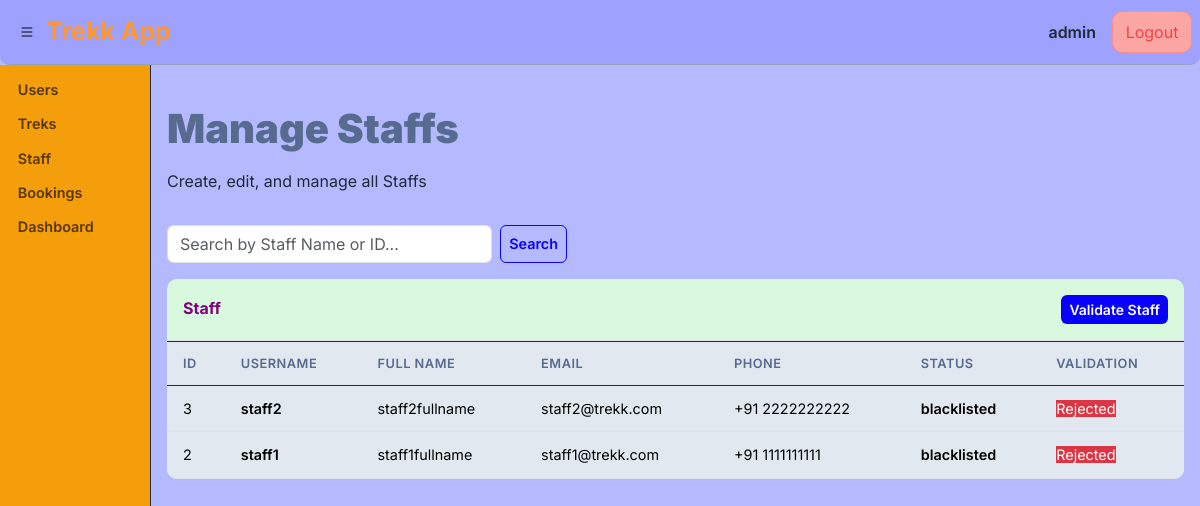
/admin/staff (signed in), run on an earlier commit of the app's database.
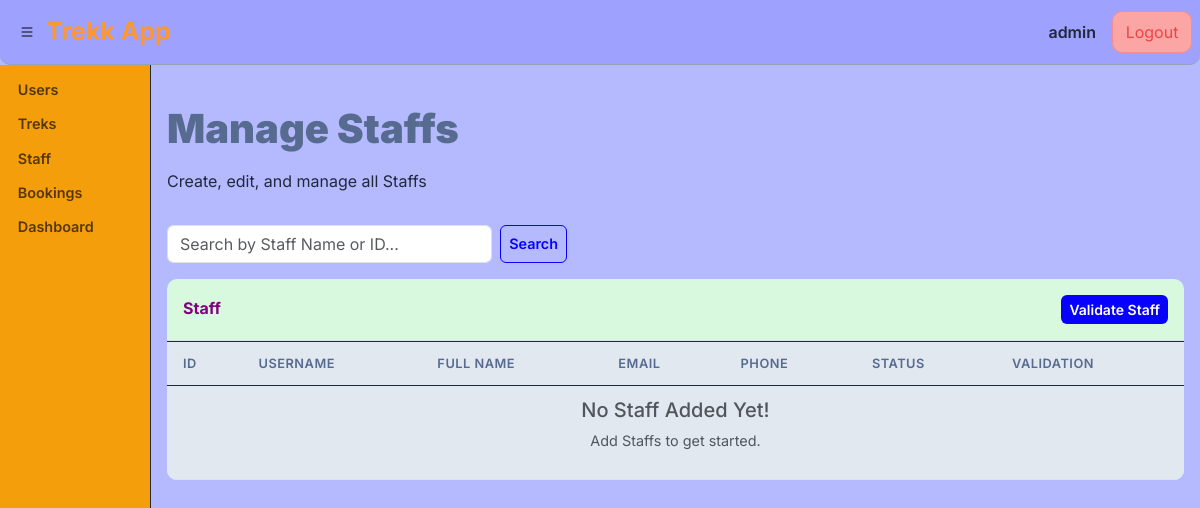
And on a later commit of the database.
### models.py (models this page shows, shortened)
class USER(UserMixin, db.Model): # user table(entity)
    __tablename__ = 'user'
    user_id = db.Column(db.Integer, primary_key=True, autoincrement=True) #user_id (primary key)
    username = db.Column(db.String(150), unique=True,nullable=False)
    email = db.Column(db.String(250),unique=True,nullable=False)
    fullname = db.Column(db.String(150),nullable=False)
    password = db.Column(db.String(250),nullable=False)
    phone_number = db.Column(db.String(20),nullable=True)
    role = db.Column(db.String(50),nullable=False, default="user") # user ,staff, admin
    status = db.Column(db.String(50),nullable=False, default="inactive") # active or inactive or blacklisted
    is_validated = db.Column(db.Boolean, default=False) # for admin to verify the user!
    qualification = db.Column(db.String(300),nullable=True) #null for users & bit mandate for staff
    date_of_create = db.Column(db.DateTime, default=datetime.utcnow)
    trek_bookings = db.relationship("BOOKING", backref="user", lazy=True)
    assigned_trek_staff = db.relationship("TREKK", backref="staff", lazy=True,  )

### routes/admin_route.py (the view)
@admin_bp.route("/staff")
@role_validator("admin")
def find_staff():
    s = request.args.get("s", "").strip()
    query = USER.query.filter_by(role="staff")
    if s:
        search_filters = db.or_(
                    USER.name.ilike(f"%{s}%"),
                    USER.user_id == int(s) if s.isdigit() else db.false(),
                    )
        query = query.filter(db.or_(search_filters))
    staff = query.order_by(USER.date_of_create.desc()).all()
    return render_template("admin/staff.html", staff=staff, s=s)

### routes/admin_route.py (called while the page is built)
def login_validator(func):
    @wraps(func)
    def decorated(*a, **kw):
        if 'user_id' not in session:
            flash("Please Log in to your Account First!", "warning")
            return redirect(url_for('auth.main'))
        return func(*a, **kw)
    return decorated

def role_validator(*roles):
    def wrapper(func):
        @wraps(func)
        @login_validator
        def decorated(*a, **kw):
            if session.get('role') not in roles:
                flash("Invalid User! Access Forbiden.", "danger")
                return redirect(url_for('auth.main'))
            return func(*a, **kw)
        return decorated
    return wrapper

### templates/admin/staff.html (shortened to what this page needs)
{% extends "base.html" %}
{% block content %}
<div class="page-heading d-flex justify-content-between align-items-center">
  <div>
    <h2>Manage Staffs</h2>
    <p>Create, edit, and manage all Staffs </p>
  </div>
</div>
<form method="GET" action="{{ url_for('admin.find_staff') }}" class="d-flex mb-3" style="max-width: 400px;">
<input type="text" username="s" user_id="s" value="{{ s }}" class="form-control me-2" placeholder="Search by Staff Name or ID...">
<button class="btn btn-outline-custom" type="submit">Search</button>
</form>
<div class="table-panel">
  <div class="p-3 border-bottom d-flex justify-content-between align-items-center">
        <h6 class="mb-0 fw-bold" style="color: purple;">Staff</h6>
        <a href="{{ url_for('admin.validate_staff' ) }}" class="btn btn-sm btn-accent ">Validate Staff</a>
      </div>
  <div>
    <table class="table">
      <thead>
        <tr><th>ID</th><th>Username</th><th>Full Name</th><th>Email</th><th>Phone</th><th>status</th><th>validation</th></tr>
      </thead>
      <tbody>
      {% for st in staff %}
      <tr>
        <td>{{ st.user_id }}</td>
        <td class="fw-semibold">{{ st.username }}</td>
        <td>{{ st.fullname }}</td>
        <td>{{ st.email }}</td>
        <td>+91 {{ st.phone_number }}</td>
        <td class="fw-semibold">{{ st.status|lower }}</td>
          <td>
            {% if st.status == 'blacklisted' %}
                <span class="status-badge bg-danger text-white border-danger">Rejected</span>
            {% elif st.is_validated %}
                <span class="status-badge bg-success text-white border-success">Approved</span>
            {% else %}
                <span class="status-badge bg-warning text-dark border-warning">Pending</span>
            {% endif %}
        </td>
      </tr>
      {% else %}
      <tr><td colspan="7" class="text-muted text-center"><h5>No Staff Added Yet!</h5><p>Add Staffs to get started.</p></td></tr>
      {% endfor %}
      </tbody>
    </table>
  </div>
</div>
{% endblock %}

### templates/base.html (shortened to what this page needs)
<!DOCTYPE html>
<html lang="en">
<head>
  <link href="https://cdn.jsdelivr.net/npm/bootstrap@5.3.3/dist/css/bootstrap.min.css" rel="stylesheet">
  <link rel="stylesheet" href="https://cdn.jsdelivr.net/npm/bootstrap-icons@1.11.3/font/bootstrap-icons.min.css">
  <link href="/static/css/style.css" rel="stylesheet">
</head>
<body>
    {% if session.get('user_id') %}
    <nav class="top-navbar px-2 py-2">
            <div class="nav-box">
                    <button class="sidebar-toggle" data-bs-target="#custom-sidebar" data-bs-toggle="collapse">
                        <i class="bi bi-list"></i>
                    </button>
                    <a href="{{ url_for('admin.admin_dashboard') }}" class="app-title">Trekk App</a>
            </div>
            <div class="navbar-nav d-flex flex-row align-items-center gap-3">
                <span class="nav-link fw-semibold text-nowrap text-truncate" style="max-width: 200px;">{{ session.get('username','') }}</span>
                <a class="nav-link logout-btn" href="{{ url_for('auth.logout') }}">Logout</a>
            </div>
    </nav>
    <div class="fullbody d-flex flex-column min-vh-100">
        <div class="d-flex flex-grow-1">
            <div class="custom-sidebar collapse collapse-horizontal show" id="custom-sidebar">
            <div class="list-group list-group-flush my-2" style="width: 150px;">
                <ul class="nav flex-column">
                    {% if session.get("role") == 'admin' %}
                    <li class="nav-item "><a class="nav-link text-dark" href=""> Users</a></li>
                    <li class="nav-item "><a class="nav-link text-dark" href="{{ url_for('admin.find_treks') }}"> Treks</a></li>
                    <li class="nav-item "><a class="nav-link text-dark" href="{{ url_for('admin.find_staff' ) }}"> Staff</a></li>
                    <li class="nav-item "><a class="nav-link text-dark" href=""> Bookings</a></li>
                    <li class="nav-item "><a class="nav-link text-dark" href="{{ url_for('admin.admin_dashboard') }}"> Dashboard</a></li>
                    {% elif session.get("role") == 'staff' %}
                    <li class="nav-item mb-1"><a class="nav-link text-dark" href="">Dashboard</a></li>
                    {% endif %}
                </ul>
            </div>
            </div>
            <div class="main-content flex-grow-1 px-3 py-3">
                {% block content %}{% endblock %}
            </div>
        </div>
    </div>
    {% endif %}
</body>
</html>

### static/css/style.css (style rules this page uses)
:root { --primary: #B5BAFF; --primary-dark: #9FA1FF; --primary-light: #AEE2FF; --btn-primary:#0800ff; --danger-light: #fca5a5; --accent: #D9F9DF; --accent-pale:#d35400; --dark: #576A8F; --gray-50: #f8fafc; --gray-100: #f1f5f9; --gray-200: #e2e8f0; --gray-400: #94a3b8; --gray-600: #64748b; --gray-800: #1e293b; --danger: #ef4444; --success: #22c55e; --warning: #f59e0b; --radius: 10px; --shadow: 0 1px 3px rgba(0,0,0,.08); --text-shadow: -1px -1px 0 #000, 1px -1px 0 #000, -1px 1px 0 #000, 3px 1px 0 #000; }
* { box-sizing: border-box; }
body { font-family: 'Inter', sans-serif; background: var(--primary); color: var(--gray-800); padding: 0; margin: 0; min-height: 100vh; }
.fullbody .custom-sidebar { background-color: var(--warning); font-weight: 700; font-size: 1.2rem; border-right: 1px solid var(--gray-800); }
.fullbody .nav-link { color: rgba(0, 0, 0, 0.65) !important; font-weight: 600; font-size: .9rem; padding: .4rem .8rem !important; border-radius: var(--radius); width: 140px; margin-left: 5px; }
.top-navbar { display: flex;justify-content: space-between; align-items: center;border-bottom: 1px solid var(--gray-400);background-color: var(--primary-dark);border-bottom-left-radius:var(--radius); border-bottom-right-radius:var(--radius); }
.top-navbar .nav-box { display: flex;align-items: center; }
.top-navbar .navbar-nav { display: flex;flex-direction: row; justify-content: space-between; align-items: center; gap: 15px; }
.top-navbar .app-title { padding: 5px; font-size: 25px; font-weight: bold; text-decoration: none; color: rgb(253, 151, 49) !important; }
.top-navbar .sidebar-toggle { border-radius: var(--radius); margin-left: 5px; border: white; background: transparent; }
.navbar-nav .logout-btn { background-color: #fca5a5; color:var(--danger) !important; border: 1px solid rgba(239,68,68,.25); text-align: center; font-size: 1rem; width: 80px; border-radius: var(--radius); }
.page-heading { padding: 1.5rem 0 1rem; }
.page-heading h2 { font-weight: 900; color: var(--dark); margin-bottom: 1rem; font-size: 2.5rem; }
.table-panel { background: var(--accent); border: transparent; width: 100%; border-radius: var(--radius); overflow: hidden; }
.table-panel .table { margin-bottom: 0; }
.table-panel .table thead th { background: var(--gray-200); border-top: 1px solid var(--gray-800); border-bottom: 1px solid var(--gray-800); font-weight: 600; font-size: .8rem; text-transform: uppercase; letter-spacing: .5px; color: var(--dark); padding: .75rem 1rem; }
.table-panel .table td { padding: .75rem 1rem; vertical-align: middle; font-size: .9rem; background: var(--gray-200); }
.btn-accent { background: var(--btn-primary); color: #fff; border: none; border-radius: 6px; padding: .25rem .5rem; font-weight: 600; }
.btn-outline-custom { border: 1px solid var(--btn-primary); color: var(--btn-primary); border-radius: 6px; padding: .25rem .5rem; font-weight: 600; background: transparent; font-size: .9rem; }

What changed in the data, as far as the page shows it:
removed USER: user_id "3", username "staff2", fullname "staff2fullname", email "staff2@trekk.com", phone_number "2222222222", status "blacklisted", shows "Rejected"
removed USER: user_id "2", username "staff1", fullname "staff1fullname", email "staff1@trekk.com", phone_number "1111111111", status "blacklisted", shows "Rejected"
Also different on the page:
text now shown: "No Staff Added Yet! Add Staffs to get started."
